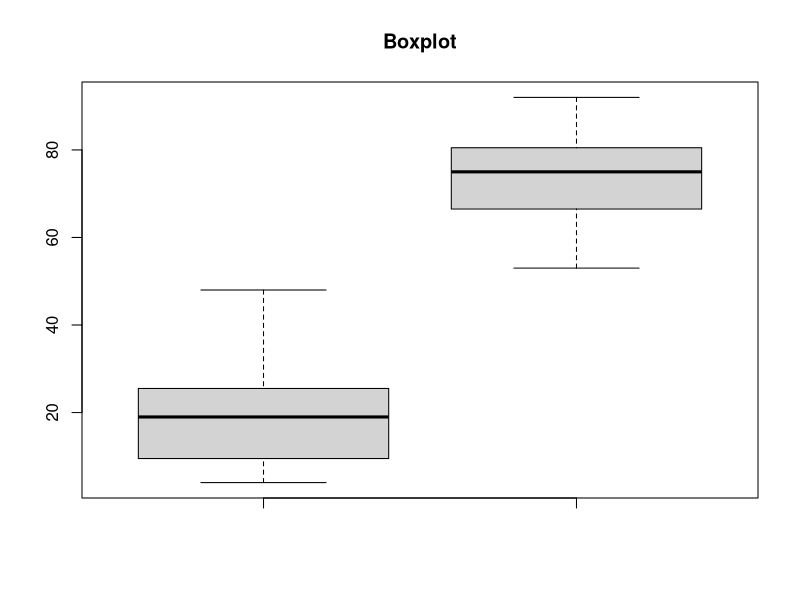
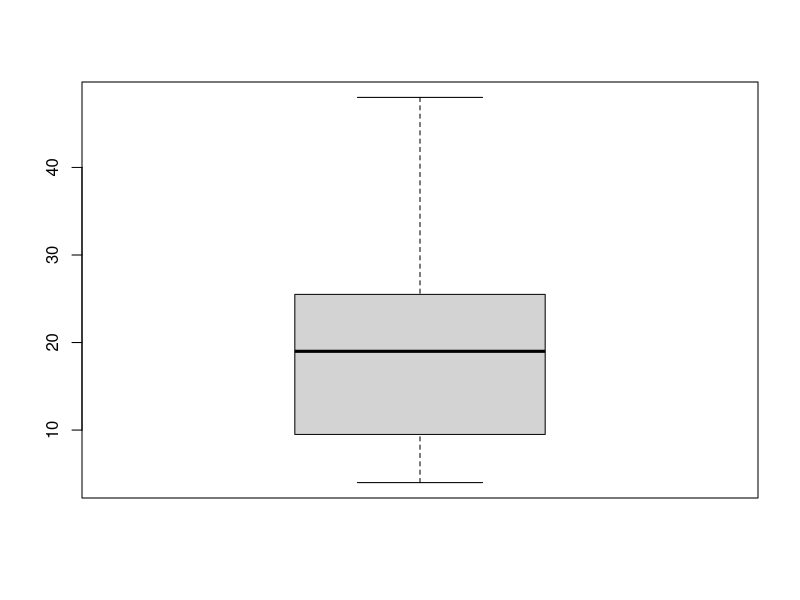
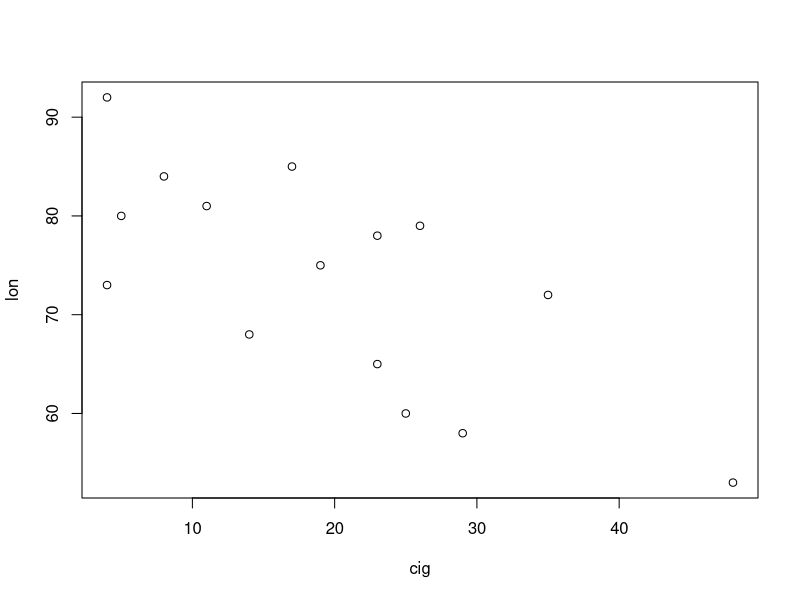
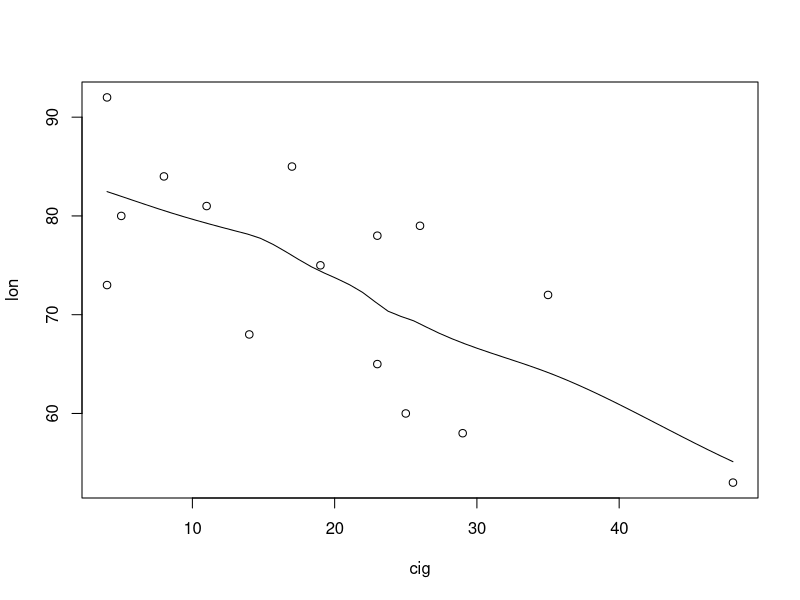
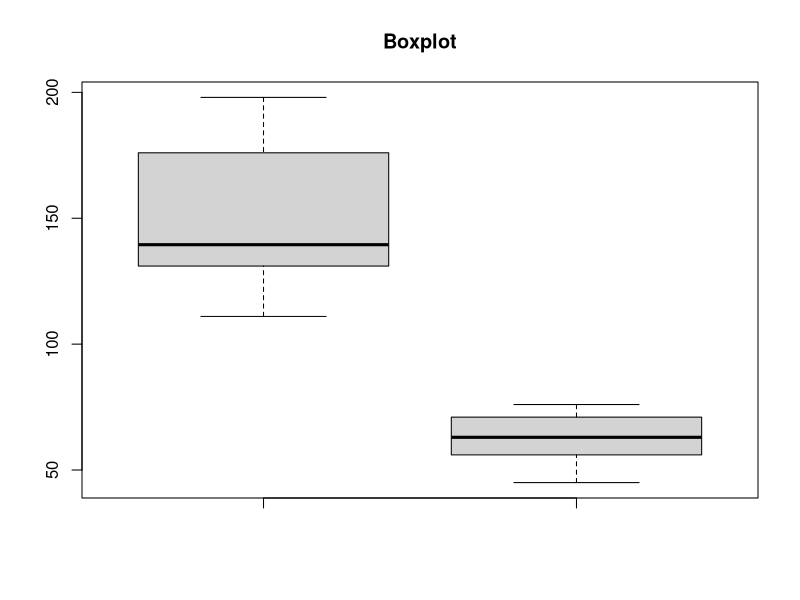
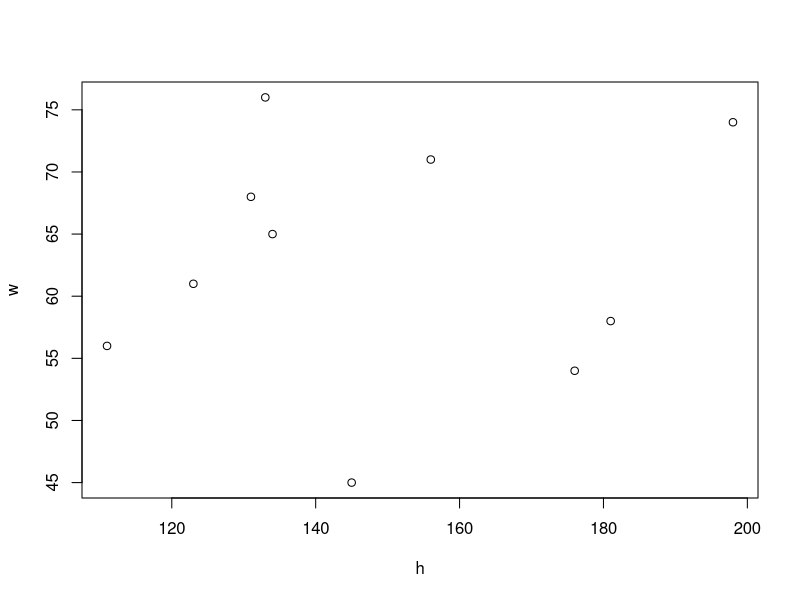
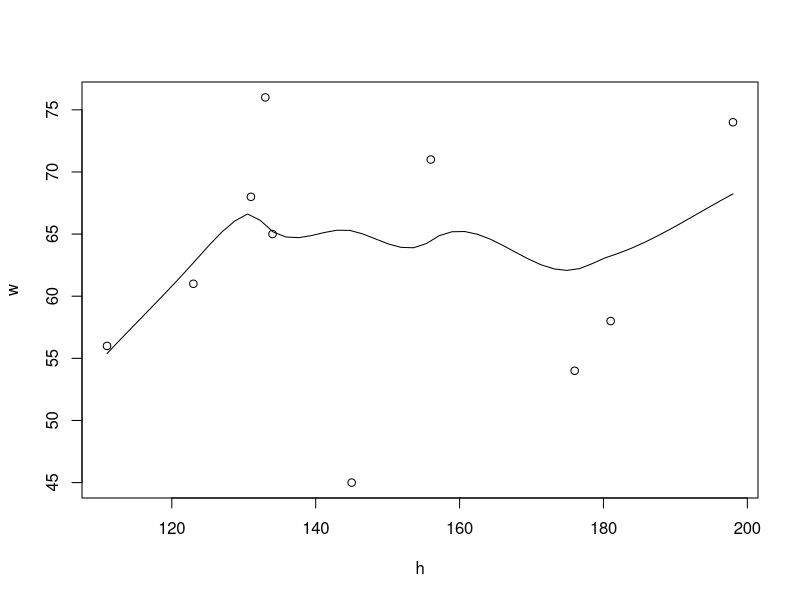
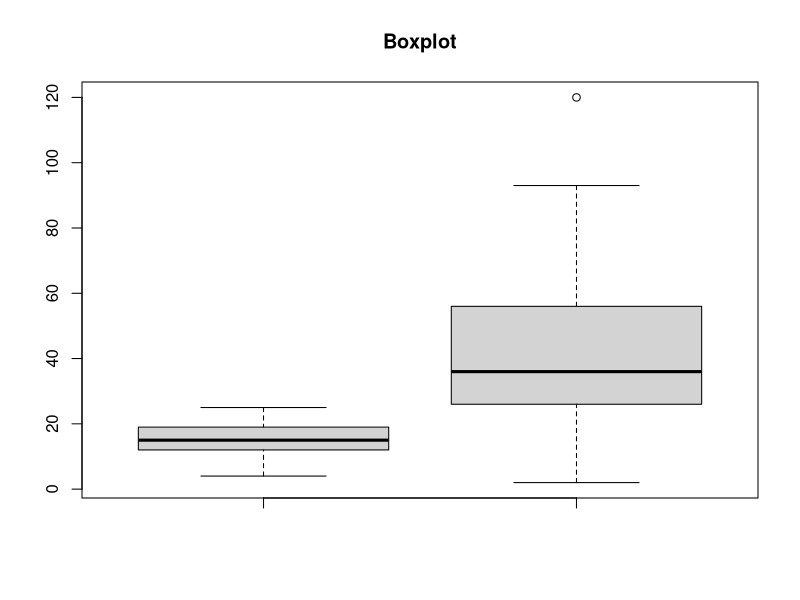

Write R code to recreate these figures, in order.
# Question 1

# 1. 1
cig <- c(5,23,25,48,17,8,4,26,11,19,14,35,29,4,23)
lon <- c(80,78,60,53,85,84,73,79,81,75,68,72,58,92,65)

# 1. 2
cor(cig, lon)

# 1. 3
boxplot(cig, lon, main = "Boxplot")

# 1. 4
boxplot(cig)

# 1. 5
plot(cig, lon)
scatter.smooth(cig, lon)

# 1. 6
model <- lm(lon ~ cig)
print(model)
summary(model)

# Question 2
# The predictor vector.
h <- c(111, 123, 134, 156, 145, 176, 198, 133, 131, 181)

# The resposne vector.
w <- c(56, 61, 65, 71, 45, 54, 74, 76, 68, 58)

# 2. 1
cor(h, w)

# 2. 2
boxplot(h, w, main="Boxplot")

# 2. 3
plot(h, w)
scatter.smooth(h, w)

# 2. 4
model <- lm(h ~ w)
print(model)
summary(model)

# 2. 5
model <- lm(h ~ w)

z <- data.frame(h = 170)
result <-  predict(model,z)
print(result)

# Question 3
#3. 1
df <- (cars) 

# 3. 2
cor(df$speed, df$dist)

# 3. 3
boxplot(df$speed, df$dist, main = "Boxplot")

# 3. 4
boxplot(df$speed)

# 3. 5
plot(df$speed, df$dist)
scatter.smooth(df$speed, df$dist)

# 3. 6
model <- lm(df$dist ~ df$speed)
print(model)
summary(model)